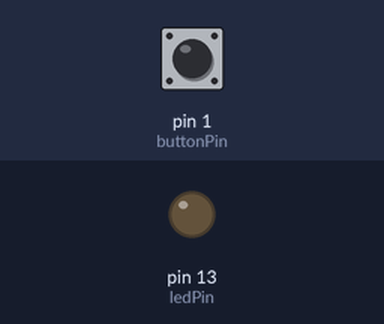
Recording of a sketch running on a simulated Arduino Leonardo, built for the host (arithmetic inside an expression is 32-bit, double 64-bit). On the bench: output pins drawn as LEDs (lit = HIGH). The test bench sets the inputs (shaded band); at power-on: pin 1 (buttonPin) LOW. USB keyboard and mouse output is not drawn.

Above: at 1.2 s.
1.3 s: pin 1 (buttonPin) pulled HIGH for 0.15 s
At 1.37 s:
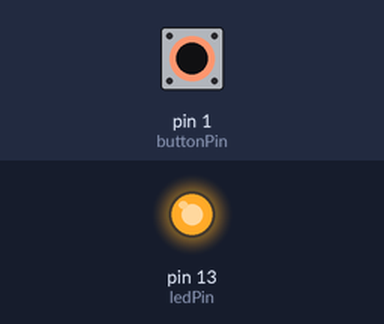
2.9 s: pin 1 (buttonPin) pulled HIGH for 3.2 s
At 6.8 s:
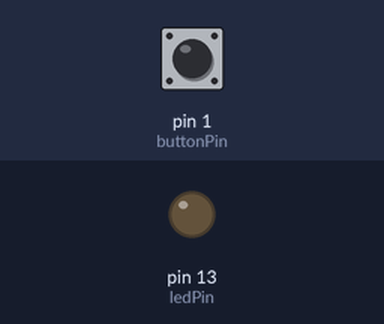
Timing chart, 0 to 8.3 s (numbered marks = the images above; inputs shaded):
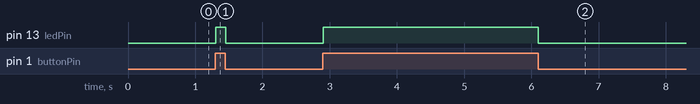

Measured:
- after the input at 1.3 s, pin 13 (ledPin): LOW → HIGH at once, → LOW 0.15 s later
- after the input at 2.9 s, pin 13 (ledPin): LOW → HIGH at once, → LOW 3.2 s later

The sketch:

button_to_keyboard.ino
```cpp
#include "Keyboard.h"

//physical button tied to 3.3v
const int buttonPin = 1;
const int ledPin = 13;

int toggle = 1;         //one press of button is one letter, does not repeat
int buttonState = 0;    //whether the button is pressed or not

void setup() {
  pinMode(buttonPin, INPUT_PULLDOWN);
  pinMode(ledPin, OUTPUT);
  Keyboard.begin();
}

/*
 * Press the button, get a typed letter
 * LED turns on when the button is pressed
 */
void loop() {
  buttonState = digitalRead(buttonPin);
  if (buttonState && toggle){
    Keyboard.print("f");
    digitalWrite(ledPin, HIGH);
    toggle = 0;
    delay(100);
  } else if (!buttonState && !toggle) {
    digitalWrite(ledPin, LOW);
    toggle = 1;
    delay(100);
  }
}
```
